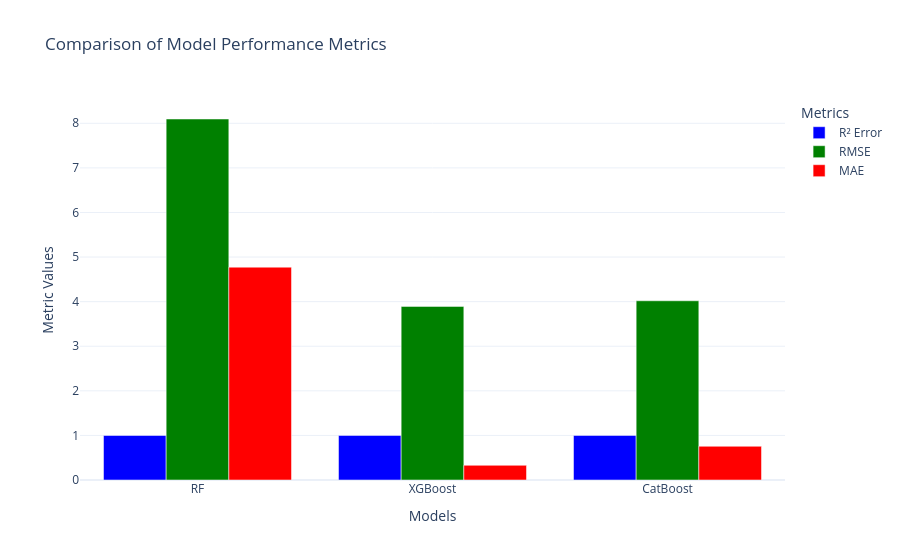

The code cell stored with this chart in its notebook:
### Code cell
import plotly.graph_objects as go

model_names = list(results_calculation.keys())
r2_values = [results_calculation[model]['r2'] for model in model_names]
rmse_values = [results_calculation[model]['rmse'] for model in model_names]
mae_values = [results_calculation[model]['mae'] for model in model_names]

# Creating the bar chart
fig = go.Figure()

# Adding R-Square (R²) bars
fig.add_trace(go.Bar(
    x=model_names,
    y=r2_values,
    name='R² Error',
    marker_color='blue'
))

# Adding Root Mean Squared Error (RMSE) bars
fig.add_trace(go.Bar(
    x=model_names,
    y=rmse_values,
    name='RMSE',
    marker_color='green'
))

# Adding MAE bars
fig.add_trace(go.Bar(
    x=model_names,
    y=mae_values,
    name='MAE',
    marker_color='red'
))

# Updating layout
fig.update_layout(
    title='Comparison of Model Performance Metrics',
    xaxis_title='Models',
    yaxis_title='Metric Values',
    barmode='group',
    legend_title='Metrics',
    template='plotly_white'
)

# Show the plot
fig.show()

### Figure 1 — Plotly figure (JSON) as saved in the notebook; plotly's stock layout.template omitted (floating-point values rounded to 4 significant figures)
{"data": [{"marker": {"color": "blue"}, "name": "R² Error", "type": "bar", "x": ["RF", "XGBoost", "CatBoost"], "y": [0.9982, 0.9996, 0.9996]}, {"marker": {"color": "green"}, "name": "RMSE", "type": "bar", "x": ["RF", "XGBoost", "CatBoost"], "y": [8.096, 3.894, 4.02]}, {"marker": {"color": "red"}, "name": "MAE", "type": "bar", "x": ["RF", "XGBoost", "CatBoost"], "y": [4.773, 0.3296, 0.7565]}], "layout": {"barmode": "group", "legend": {"title": {"text": "Metrics"}}, "title": {"text": "Comparison of Model Performance Metrics"}, "xaxis": {"title": {"text": "Models"}}, "yaxis": {"title": {"text": "Metric Values"}}}}
